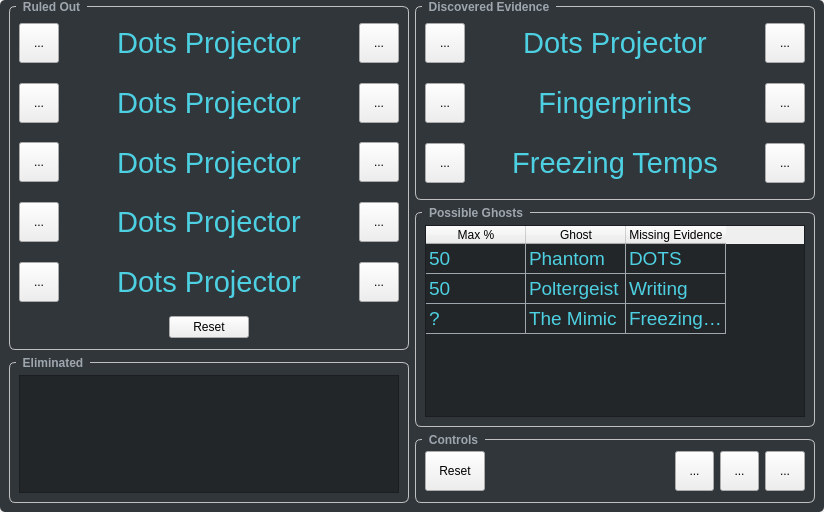
<?xml version="1.0" encoding="UTF-8"?>
<ui version="4.0">
 <class>MainWindow</class>
 <widget class="QMainWindow" name="MainWindow">
  <property name="geometry">
   <rect>
    <x>0</x>
    <y>0</y>
    <width>824</width>
    <height>512</height>
   </rect>
  </property>
  <property name="windowTitle">
   <string>MainWindow</string>
  </property>
  <property name="styleSheet">
   <string notr="true">/*
Dark: #16191d
Accent_1: #1f2322
Accent_2: #2c313c
Accent_3: #343b47
Text_1: #fff
Text_2: #838ea2

DarkCyan
&lt;color name=&quot;primaryColor&quot;&gt;#4dd0e1&lt;/color&gt;
 &lt;color name=&quot;primaryLightColor&quot;&gt;#88ffff&lt;/color&gt;
 &lt;color name=&quot;secondaryColor&quot;&gt;#232629&lt;/color&gt;
  &lt;color name=&quot;secondaryLightColor&quot;&gt;#4f5b62&lt;/color&gt;
  &lt;color name=&quot;secondaryDarkColor&quot;&gt;#31363b&lt;/color&gt;
  &lt;color name=&quot;primaryTextColor&quot;&gt;#000000&lt;/color&gt;
  &lt;color name=&quot;secondaryTextColor&quot;&gt;#ffffff&lt;/color&gt;
*/

QMainWindow {
	
}

QLabel {
	color: #4dd0e1;
}

QListWidget {
	background-color: #232629;
	color: #88ffff;
}

QTableWidget {
	background-color: #232629;
	color: #4dd0e1;
	gridline-color: #9ea6ae;
}


QLabel:disabled {
	background-color: #ced6d4;
	color: #b0b8b6;
}

QLineEdit {
	color: #fff;
}

QCheckBox {
	color: #fff;
}


#centralwidget {
	background-color: #31363b;
	border-top-left-radius: 5px;
	border-top-right-radius: 5px;
	border-bottom-left-radius: 5px;
	border-bottom-right-radius: 5px;
}


QTextBrowser {
	background-color: #16191d;
	color: #ffffff;
}

QGroupBox::title {
    subcontrol-origin: margin;
    left: 7px;
	top: -10ox;
    padding: 0px 5px 0px 5px;
}

QGroupBox {
    font: bold;
    border: 1px solid silver;
    border-radius: 6px;
    margin-top: 6px;
}

QGroupBox::title {
color:  #9ea6ae;
}
</string>
  </property>
  <widget class="QWidget" name="centralwidget">
   <property name="layoutDirection">
    <enum>Qt::LeftToRight</enum>
   </property>
   <layout class="QHBoxLayout" name="horizontalLayout_4">
    <property name="topMargin">
     <number>0</number>
    </property>
    <item>
     <widget class="QWidget" name="widget_6" native="true">
      <property name="sizePolicy">
       <sizepolicy hsizetype="MinimumExpanding" vsizetype="Preferred">
        <horstretch>0</horstretch>
        <verstretch>0</verstretch>
       </sizepolicy>
      </property>
      <property name="minimumSize">
       <size>
        <width>400</width>
        <height>0</height>
       </size>
      </property>
      <layout class="QVBoxLayout" name="verticalLayout_3">
       <property name="leftMargin">
        <number>0</number>
       </property>
       <property name="topMargin">
        <number>0</number>
       </property>
       <property name="rightMargin">
        <number>0</number>
       </property>
       <property name="bottomMargin">
        <number>0</number>
       </property>
       <item>
        <widget class="QGroupBox" name="groupBox_4">
         <property name="minimumSize">
          <size>
           <width>0</width>
           <height>350</height>
          </size>
         </property>
         <property name="title">
          <string>Ruled Out</string>
         </property>
         <layout class="QVBoxLayout" name="verticalLayout_4">
          <property name="spacing">
           <number>6</number>
          </property>
          <item>
           <widget class="QWidget" name="widget_5" native="true">
            <property name="minimumSize">
             <size>
              <width>0</width>
              <height>52</height>
             </size>
            </property>
            <layout class="QHBoxLayout" name="horizontalLayout_5">
             <property name="leftMargin">
              <number>0</number>
             </property>
             <property name="topMargin">
              <number>0</number>
             </property>
             <property name="rightMargin">
              <number>0</number>
             </property>
             <property name="bottomMargin">
              <number>0</number>
             </property>
             <item>
              <widget class="QToolButton" name="evidence_button_left_4">
               <property name="minimumSize">
                <size>
                 <width>40</width>
                 <height>40</height>
                </size>
               </property>
               <property name="text">
                <string>...</string>
               </property>
               <property name="icon">
                <iconset resource="../../PhasmoCompanion.qrc">
                 <normaloff>:/resources/img/icon/arrow-left.svg</normaloff>:/resources/img/icon/arrow-left.svg</iconset>
               </property>
               <property name="iconSize">
                <size>
                 <width>24</width>
                 <height>24</height>
                </size>
               </property>
              </widget>
             </item>
             <item>
              <widget class="QLabel" name="evidence_label_4">
               <property name="font">
                <font>
                 <pointsize>22</pointsize>
                </font>
               </property>
               <property name="text">
                <string>Dots Projector</string>
               </property>
               <property name="alignment">
                <set>Qt::AlignCenter</set>
               </property>
              </widget>
             </item>
             <item>
              <widget class="QToolButton" name="evidence_button_right_4">
               <property name="minimumSize">
                <size>
                 <width>40</width>
                 <height>40</height>
                </size>
               </property>
               <property name="text">
                <string>...</string>
               </property>
               <property name="icon">
                <iconset resource="../../PhasmoCompanion.qrc">
                 <normaloff>:/resources/img/icon/arrow-right.svg</normaloff>:/resources/img/icon/arrow-right.svg</iconset>
               </property>
               <property name="iconSize">
                <size>
                 <width>24</width>
                 <height>24</height>
                </size>
               </property>
              </widget>
             </item>
            </layout>
           </widget>
          </item>
          <item>
           <widget class="QWidget" name="widget_7" native="true">
            <property name="minimumSize">
             <size>
              <width>0</width>
              <height>52</height>
             </size>
            </property>
            <layout class="QHBoxLayout" name="horizontalLayout_6">
             <property name="leftMargin">
              <number>0</number>
             </property>
             <property name="topMargin">
              <number>0</number>
             </property>
             <property name="rightMargin">
              <number>0</number>
             </property>
             <property name="bottomMargin">
              <number>0</number>
             </property>
             <item>
              <widget class="QToolButton" name="evidence_button_left_5">
               <property name="minimumSize">
                <size>
                 <width>40</width>
                 <height>40</height>
                </size>
               </property>
               <property name="text">
                <string>...</string>
               </property>
               <property name="icon">
                <iconset resource="../../PhasmoCompanion.qrc">
                 <normaloff>:/resources/img/icon/arrow-left.svg</normaloff>:/resources/img/icon/arrow-left.svg</iconset>
               </property>
               <property name="iconSize">
                <size>
                 <width>24</width>
                 <height>24</height>
                </size>
               </property>
              </widget>
             </item>
             <item>
              <widget class="QLabel" name="evidence_label_5">
               <property name="font">
                <font>
                 <pointsize>22</pointsize>
                </font>
               </property>
               <property name="text">
                <string>Dots Projector</string>
               </property>
               <property name="alignment">
                <set>Qt::AlignCenter</set>
               </property>
              </widget>
             </item>
             <item>
              <widget class="QToolButton" name="evidence_button_right_5">
               <property name="minimumSize">
                <size>
                 <width>40</width>
                 <height>40</height>
                </size>
               </property>
               <property name="text">
                <string>...</string>
               </property>
               <property name="icon">
                <iconset resource="../../PhasmoCompanion.qrc">
                 <normaloff>:/resources/img/icon/arrow-right.svg</normaloff>:/resources/img/icon/arrow-right.svg</iconset>
               </property>
               <property name="iconSize">
                <size>
                 <width>24</width>
                 <height>24</height>
                </size>
               </property>
              </widget>
             </item>
            </layout>
           </widget>
          </item>
          <item>
           <widget class="QWidget" name="widget_8" native="true">
            <property name="minimumSize">
             <size>
              <width>0</width>
              <height>52</height>
             </size>
            </property>
            <layout class="QHBoxLayout" name="horizontalLayout_7">
             <property name="leftMargin">
              <number>0</number>
             </property>
             <property name="topMargin">
              <number>0</number>
             </property>
             <property name="rightMargin">
              <number>0</number>
             </property>
             <property name="bottomMargin">
              <number>0</number>
             </property>
             <item>
              <widget class="QToolButton" name="evidence_button_left_6">
               <property name="minimumSize">
                <size>
                 <width>40</width>
                 <height>40</height>
                </size>
               </property>
               <property name="text">
                <string>...</string>
               </property>
               <property name="icon">
                <iconset resource="../../PhasmoCompanion.qrc">
                 <normaloff>:/resources/img/icon/arrow-left.svg</normaloff>:/resources/img/icon/arrow-left.svg</iconset>
               </property>
               <property name="iconSize">
                <size>
                 <width>24</width>
                 <height>24</height>
                </size>
               </property>
              </widget>
             </item>
             <item>
              <widget class="QLabel" name="evidence_label_6">
               <property name="font">
                <font>
                 <pointsize>22</pointsize>
                </font>
               </property>
               <property name="text">
                <string>Dots Projector</string>
               </property>
               <property name="alignment">
                <set>Qt::AlignCenter</set>
               </property>
              </widget>
             </item>
             <item>
              <widget class="QToolButton" name="evidence_button_right_6">
               <property name="minimumSize">
                <size>
                 <width>40</width>
                 <height>40</height>
                </size>
               </property>
               <property name="text">
                <string>...</string>
               </property>
               <property name="icon">
                <iconset resource="../../PhasmoCompanion.qrc">
                 <normaloff>:/resources/img/icon/arrow-right.svg</normaloff>:/resources/img/icon/arrow-right.svg</iconset>
               </property>
               <property name="iconSize">
                <size>
                 <width>24</width>
                 <height>24</height>
                </size>
               </property>
              </widget>
             </item>
            </layout>
           </widget>
          </item>
          <item>
           <widget class="QWidget" name="widget_9" native="true">
            <property name="minimumSize">
             <size>
              <width>0</width>
              <height>52</height>
             </size>
            </property>
            <layout class="QHBoxLayout" name="horizontalLayout_8">
             <property name="leftMargin">
              <number>0</number>
             </property>
             <property name="topMargin">
              <number>0</number>
             </property>
             <property name="rightMargin">
              <number>0</number>
             </property>
             <property name="bottomMargin">
              <number>0</number>
             </property>
             <item>
              <widget class="QToolButton" name="evidence_button_left_7">
               <property name="minimumSize">
                <size>
                 <width>40</width>
                 <height>40</height>
                </size>
               </property>
               <property name="text">
                <string>...</string>
               </property>
               <property name="icon">
                <iconset resource="../../PhasmoCompanion.qrc">
                 <normaloff>:/resources/img/icon/arrow-left.svg</normaloff>:/resources/img/icon/arrow-left.svg</iconset>
               </property>
               <property name="iconSize">
                <size>
                 <width>24</width>
                 <height>24</height>
                </size>
               </property>
              </widget>
             </item>
             <item>
              <widget class="QLabel" name="evidence_label_7">
               <property name="font">
                <font>
                 <pointsize>22</pointsize>
                </font>
               </property>
               <property name="text">
                <string>Dots Projector</string>
               </property>
               <property name="alignment">
                <set>Qt::AlignCenter</set>
               </property>
              </widget>
             </item>
             <item>
              <widget class="QToolButton" name="evidence_button_right_7">
               <property name="minimumSize">
                <size>
                 <width>40</width>
                 <height>40</height>
                </size>
               </property>
               <property name="text">
                <string>...</string>
               </property>
               <property name="icon">
                <iconset resource="../../PhasmoCompanion.qrc">
                 <normaloff>:/resources/img/icon/arrow-right.svg</normaloff>:/resources/img/icon/arrow-right.svg</iconset>
               </property>
               <property name="iconSize">
                <size>
                 <width>24</width>
                 <height>24</height>
                </size>
               </property>
              </widget>
             </item>
            </layout>
           </widget>
          </item>
          <item>
           <widget class="QWidget" name="widget_10" native="true">
            <property name="minimumSize">
             <size>
              <width>0</width>
              <height>52</height>
             </size>
            </property>
            <layout class="QHBoxLayout" name="horizontalLayout_9">
             <property name="leftMargin">
              <number>0</number>
             </property>
             <property name="topMargin">
              <number>0</number>
             </property>
             <property name="rightMargin">
              <number>0</number>
             </property>
             <property name="bottomMargin">
              <number>0</number>
             </property>
             <item>
              <widget class="QToolButton" name="evidence_button_left_8">
               <property name="minimumSize">
                <size>
                 <width>40</width>
                 <height>40</height>
                </size>
               </property>
               <property name="text">
                <string>...</string>
               </property>
               <property name="icon">
                <iconset resource="../../PhasmoCompanion.qrc">
                 <normaloff>:/resources/img/icon/arrow-left.svg</normaloff>:/resources/img/icon/arrow-left.svg</iconset>
               </property>
               <property name="iconSize">
                <size>
                 <width>24</width>
                 <height>24</height>
                </size>
               </property>
              </widget>
             </item>
             <item>
              <widget class="QLabel" name="evidence_label_8">
               <property name="font">
                <font>
                 <pointsize>22</pointsize>
                </font>
               </property>
               <property name="text">
                <string>Dots Projector</string>
               </property>
               <property name="alignment">
                <set>Qt::AlignCenter</set>
               </property>
              </widget>
             </item>
             <item>
              <widget class="QToolButton" name="evidence_button_right_8">
               <property name="minimumSize">
                <size>
                 <width>40</width>
                 <height>40</height>
                </size>
               </property>
               <property name="text">
                <string>...</string>
               </property>
               <property name="icon">
                <iconset resource="../../PhasmoCompanion.qrc">
                 <normaloff>:/resources/img/icon/arrow-right.svg</normaloff>:/resources/img/icon/arrow-right.svg</iconset>
               </property>
               <property name="iconSize">
                <size>
                 <width>24</width>
                 <height>24</height>
                </size>
               </property>
              </widget>
             </item>
            </layout>
           </widget>
          </item>
          <item>
           <widget class="QWidget" name="widget_11" native="true">
            <property name="sizePolicy">
             <sizepolicy hsizetype="Preferred" vsizetype="Fixed">
              <horstretch>0</horstretch>
              <verstretch>0</verstretch>
             </sizepolicy>
            </property>
            <property name="minimumSize">
             <size>
              <width>3</width>
              <height>0</height>
             </size>
            </property>
            <property name="maximumSize">
             <size>
              <width>16777215</width>
              <height>25</height>
             </size>
            </property>
            <layout class="QHBoxLayout" name="horizontalLayout_11">
             <property name="topMargin">
              <number>0</number>
             </property>
             <property name="bottomMargin">
              <number>0</number>
             </property>
             <item>
              <spacer name="horizontalSpacer_2">
               <property name="orientation">
                <enum>Qt::Horizontal</enum>
               </property>
               <property name="sizeHint" stdset="0">
                <size>
                 <width>135</width>
                 <height>20</height>
                </size>
               </property>
              </spacer>
             </item>
             <item>
              <widget class="QPushButton" name="result_ruled_out_button">
               <property name="text">
                <string>Reset</string>
               </property>
              </widget>
             </item>
             <item>
              <spacer name="horizontalSpacer_3">
               <property name="orientation">
                <enum>Qt::Horizontal</enum>
               </property>
               <property name="sizeHint" stdset="0">
                <size>
                 <width>134</width>
                 <height>20</height>
                </size>
               </property>
              </spacer>
             </item>
            </layout>
           </widget>
          </item>
         </layout>
        </widget>
       </item>
       <item>
        <widget class="QGroupBox" name="groupBox_5">
         <property name="maximumSize">
          <size>
           <width>16777215</width>
           <height>200</height>
          </size>
         </property>
         <property name="title">
          <string>Eliminated</string>
         </property>
         <layout class="QGridLayout" name="gridLayout">
          <property name="topMargin">
           <number>12</number>
          </property>
          <item row="0" column="0">
           <widget class="QListWidget" name="eliminated_evidence_list"/>
          </item>
         </layout>
        </widget>
       </item>
      </layout>
     </widget>
    </item>
    <item>
     <widget class="QWidget" name="widget_4" native="true">
      <property name="sizePolicy">
       <sizepolicy hsizetype="Minimum" vsizetype="MinimumExpanding">
        <horstretch>0</horstretch>
        <verstretch>0</verstretch>
       </sizepolicy>
      </property>
      <property name="minimumSize">
       <size>
        <width>400</width>
        <height>0</height>
       </size>
      </property>
      <property name="maximumSize">
       <size>
        <width>800</width>
        <height>16777215</height>
       </size>
      </property>
      <layout class="QVBoxLayout" name="verticalLayout_2">
       <property name="leftMargin">
        <number>0</number>
       </property>
       <property name="topMargin">
        <number>0</number>
       </property>
       <property name="rightMargin">
        <number>0</number>
       </property>
       <property name="bottomMargin">
        <number>0</number>
       </property>
       <item>
        <widget class="QGroupBox" name="groupBox">
         <property name="minimumSize">
          <size>
           <width>400</width>
           <height>200</height>
          </size>
         </property>
         <property name="styleSheet">
          <string notr="true"/>
         </property>
         <property name="title">
          <string>Discovered Evidence</string>
         </property>
         <layout class="QVBoxLayout" name="verticalLayout">
          <item>
           <widget class="QWidget" name="widget" native="true">
            <property name="minimumSize">
             <size>
              <width>0</width>
              <height>52</height>
             </size>
            </property>
            <layout class="QHBoxLayout" name="horizontalLayout">
             <property name="leftMargin">
              <number>0</number>
             </property>
             <property name="topMargin">
              <number>0</number>
             </property>
             <property name="rightMargin">
              <number>0</number>
             </property>
             <property name="bottomMargin">
              <number>0</number>
             </property>
             <item>
              <widget class="QToolButton" name="evidence_button_left_1">
               <property name="minimumSize">
                <size>
                 <width>40</width>
                 <height>40</height>
                </size>
               </property>
               <property name="text">
                <string>...</string>
               </property>
               <property name="icon">
                <iconset resource="../../PhasmoCompanion.qrc">
                 <normaloff>:/resources/img/icon/arrow-left.svg</normaloff>:/resources/img/icon/arrow-left.svg</iconset>
               </property>
               <property name="iconSize">
                <size>
                 <width>24</width>
                 <height>24</height>
                </size>
               </property>
              </widget>
             </item>
             <item>
              <widget class="QLabel" name="evidence_label_1">
               <property name="font">
                <font>
                 <pointsize>22</pointsize>
                </font>
               </property>
               <property name="text">
                <string>Dots Projector</string>
               </property>
               <property name="alignment">
                <set>Qt::AlignCenter</set>
               </property>
              </widget>
             </item>
             <item>
              <widget class="QToolButton" name="evidence_button_right_1">
               <property name="minimumSize">
                <size>
                 <width>40</width>
                 <height>40</height>
                </size>
               </property>
               <property name="text">
                <string>...</string>
               </property>
               <property name="icon">
                <iconset resource="../../PhasmoCompanion.qrc">
                 <normaloff>:/resources/img/icon/arrow-right.svg</normaloff>:/resources/img/icon/arrow-right.svg</iconset>
               </property>
               <property name="iconSize">
                <size>
                 <width>24</width>
                 <height>24</height>
                </size>
               </property>
              </widget>
             </item>
            </layout>
           </widget>
          </item>
          <item>
           <widget class="QWidget" name="widget_2" native="true">
            <layout class="QHBoxLayout" name="horizontalLayout_2">
             <property name="leftMargin">
              <number>0</number>
             </property>
             <property name="topMargin">
              <number>0</number>
             </property>
             <property name="rightMargin">
              <number>0</number>
             </property>
             <property name="bottomMargin">
              <number>0</number>
             </property>
             <item>
              <widget class="QToolButton" name="evidence_button_left_2">
               <property name="minimumSize">
                <size>
                 <width>40</width>
                 <height>40</height>
                </size>
               </property>
               <property name="text">
                <string>...</string>
               </property>
               <property name="icon">
                <iconset resource="../../PhasmoCompanion.qrc">
                 <normaloff>:/resources/img/icon/arrow-left.svg</normaloff>:/resources/img/icon/arrow-left.svg</iconset>
               </property>
               <property name="iconSize">
                <size>
                 <width>24</width>
                 <height>24</height>
                </size>
               </property>
              </widget>
             </item>
             <item>
              <widget class="QLabel" name="evidence_label_2">
               <property name="font">
                <font>
                 <pointsize>22</pointsize>
                </font>
               </property>
               <property name="text">
                <string>Fingerprints</string>
               </property>
               <property name="alignment">
                <set>Qt::AlignCenter</set>
               </property>
              </widget>
             </item>
             <item>
              <widget class="QToolButton" name="evidence_button_right_2">
               <property name="minimumSize">
                <size>
                 <width>40</width>
                 <height>40</height>
                </size>
               </property>
               <property name="text">
                <string>...</string>
               </property>
               <property name="icon">
                <iconset resource="../../PhasmoCompanion.qrc">
                 <normaloff>:/resources/img/icon/arrow-right.svg</normaloff>:/resources/img/icon/arrow-right.svg</iconset>
               </property>
               <property name="iconSize">
                <size>
                 <width>24</width>
                 <height>24</height>
                </size>
               </property>
              </widget>
             </item>
            </layout>
           </widget>
          </item>
          <item>
           <widget class="QWidget" name="widget_3" native="true">
            <layout class="QHBoxLayout" name="horizontalLayout_3">
             <property name="leftMargin">
              <number>0</number>
             </property>
             <property name="topMargin">
              <number>0</number>
             </property>
             <property name="rightMargin">
              <number>0</number>
             </property>
             <property name="bottomMargin">
              <number>0</number>
             </property>
             <item>
              <widget class="QToolButton" name="evidence_button_left_3">
               <property name="minimumSize">
                <size>
                 <width>40</width>
                 <height>40</height>
                </size>
               </property>
               <property name="text">
                <string>...</string>
               </property>
               <property name="icon">
                <iconset resource="../../PhasmoCompanion.qrc">
                 <normaloff>:/resources/img/icon/arrow-left.svg</normaloff>:/resources/img/icon/arrow-left.svg</iconset>
               </property>
               <property name="iconSize">
                <size>
                 <width>24</width>
                 <height>24</height>
                </size>
               </property>
              </widget>
             </item>
             <item>
              <widget class="QLabel" name="evidence_label_3">
               <property name="font">
                <font>
                 <pointsize>22</pointsize>
                </font>
               </property>
               <property name="text">
                <string>Freezing Temps</string>
               </property>
               <property name="alignment">
                <set>Qt::AlignCenter</set>
               </property>
              </widget>
             </item>
             <item>
              <widget class="QToolButton" name="evidence_button_right_3">
               <property name="minimumSize">
                <size>
                 <width>40</width>
                 <height>40</height>
                </size>
               </property>
               <property name="text">
                <string>...</string>
               </property>
               <property name="icon">
                <iconset resource="../../PhasmoCompanion.qrc">
                 <normaloff>:/resources/img/icon/arrow-right.svg</normaloff>:/resources/img/icon/arrow-right.svg</iconset>
               </property>
               <property name="iconSize">
                <size>
                 <width>24</width>
                 <height>24</height>
                </size>
               </property>
              </widget>
             </item>
            </layout>
           </widget>
          </item>
         </layout>
        </widget>
       </item>
       <item>
        <widget class="QGroupBox" name="groupBox_2">
         <property name="title">
          <string>Possible Ghosts</string>
         </property>
         <layout class="QGridLayout" name="gridLayout_2">
          <property name="topMargin">
           <number>12</number>
          </property>
          <item row="0" column="0">
           <widget class="QTableWidget" name="possible_ghost_table">
            <property name="font">
             <font>
              <pointsize>14</pointsize>
             </font>
            </property>
            <property name="editTriggers">
             <set>QAbstractItemView::NoEditTriggers</set>
            </property>
            <property name="alternatingRowColors">
             <bool>false</bool>
            </property>
            <property name="selectionMode">
             <enum>QAbstractItemView::NoSelection</enum>
            </property>
            <property name="selectionBehavior">
             <enum>QAbstractItemView::SelectRows</enum>
            </property>
            <attribute name="verticalHeaderVisible">
             <bool>false</bool>
            </attribute>
            <row>
             <property name="text">
              <string>New Row</string>
             </property>
            </row>
            <row>
             <property name="text">
              <string>New Row</string>
             </property>
            </row>
            <row>
             <property name="text">
              <string>New Row</string>
             </property>
            </row>
            <column>
             <property name="text">
              <string>Max %</string>
             </property>
             <property name="textAlignment">
              <set>AlignCenter</set>
             </property>
            </column>
            <column>
             <property name="text">
              <string>Ghost</string>
             </property>
            </column>
            <column>
             <property name="text">
              <string>Missing Evidence</string>
             </property>
            </column>
            <item row="0" column="0">
             <property name="text">
              <string>50</string>
             </property>
            </item>
            <item row="0" column="1">
             <property name="text">
              <string>Phantom</string>
             </property>
            </item>
            <item row="0" column="2">
             <property name="text">
              <string>DOTS</string>
             </property>
            </item>
            <item row="1" column="0">
             <property name="text">
              <string>50</string>
             </property>
            </item>
            <item row="1" column="1">
             <property name="text">
              <string>Poltergeist</string>
             </property>
            </item>
            <item row="1" column="2">
             <property name="text">
              <string>Writing</string>
             </property>
            </item>
            <item row="2" column="0">
             <property name="text">
              <string>?</string>
             </property>
            </item>
            <item row="2" column="1">
             <property name="text">
              <string>The Mimic</string>
             </property>
            </item>
            <item row="2" column="2">
             <property name="text">
              <string>Freezing, Orb</string>
             </property>
            </item>
           </widget>
          </item>
         </layout>
        </widget>
       </item>
       <item>
        <widget class="QGroupBox" name="groupBox_3">
         <property name="sizePolicy">
          <sizepolicy hsizetype="Minimum" vsizetype="Minimum">
           <horstretch>0</horstretch>
           <verstretch>0</verstretch>
          </sizepolicy>
         </property>
         <property name="minimumSize">
          <size>
           <width>0</width>
           <height>70</height>
          </size>
         </property>
         <property name="title">
          <string>Controls</string>
         </property>
         <layout class="QHBoxLayout" name="horizontalLayout_10">
          <item>
           <widget class="QPushButton" name="reset_button">
            <property name="minimumSize">
             <size>
              <width>60</width>
              <height>40</height>
             </size>
            </property>
            <property name="text">
             <string>Reset</string>
            </property>
           </widget>
          </item>
          <item>
           <spacer name="horizontalSpacer">
            <property name="orientation">
             <enum>Qt::Horizontal</enum>
            </property>
            <property name="sizeHint" stdset="0">
             <size>
              <width>205</width>
              <height>20</height>
             </size>
            </property>
           </spacer>
          </item>
          <item>
           <widget class="QToolButton" name="help_button">
            <property name="minimumSize">
             <size>
              <width>39</width>
              <height>40</height>
             </size>
            </property>
            <property name="toolTip">
             <string>Show Log</string>
            </property>
            <property name="text">
             <string>...</string>
            </property>
            <property name="icon">
             <iconset resource="../../PhasmoCompanion.qrc">
              <normaloff>:/resources/img/icon/help-circle.svg</normaloff>:/resources/img/icon/help-circle.svg</iconset>
            </property>
            <property name="iconSize">
             <size>
              <width>24</width>
              <height>24</height>
             </size>
            </property>
           </widget>
          </item>
          <item>
           <widget class="QToolButton" name="log_button">
            <property name="minimumSize">
             <size>
              <width>39</width>
              <height>40</height>
             </size>
            </property>
            <property name="toolTip">
             <string>Show Log</string>
            </property>
            <property name="text">
             <string>...</string>
            </property>
            <property name="icon">
             <iconset resource="../../PhasmoCompanion.qrc">
              <normaloff>:/resources/img/icon/file-text.svg</normaloff>:/resources/img/icon/file-text.svg</iconset>
            </property>
            <property name="iconSize">
             <size>
              <width>24</width>
              <height>24</height>
             </size>
            </property>
           </widget>
          </item>
          <item>
           <widget class="QToolButton" name="settings_button">
            <property name="minimumSize">
             <size>
              <width>40</width>
              <height>40</height>
             </size>
            </property>
            <property name="text">
             <string>...</string>
            </property>
            <property name="icon">
             <iconset resource="../../PhasmoCompanion.qrc">
              <normaloff>:/resources/img/icon/settings.svg</normaloff>:/resources/img/icon/settings.svg</iconset>
            </property>
            <property name="iconSize">
             <size>
              <width>24</width>
              <height>24</height>
             </size>
            </property>
           </widget>
          </item>
         </layout>
        </widget>
       </item>
      </layout>
     </widget>
    </item>
   </layout>
  </widget>
 </widget>
 <resources>
  <include location="../../PhasmoCompanion.qrc"/>
 </resources>
 <connections/>
</ui>
